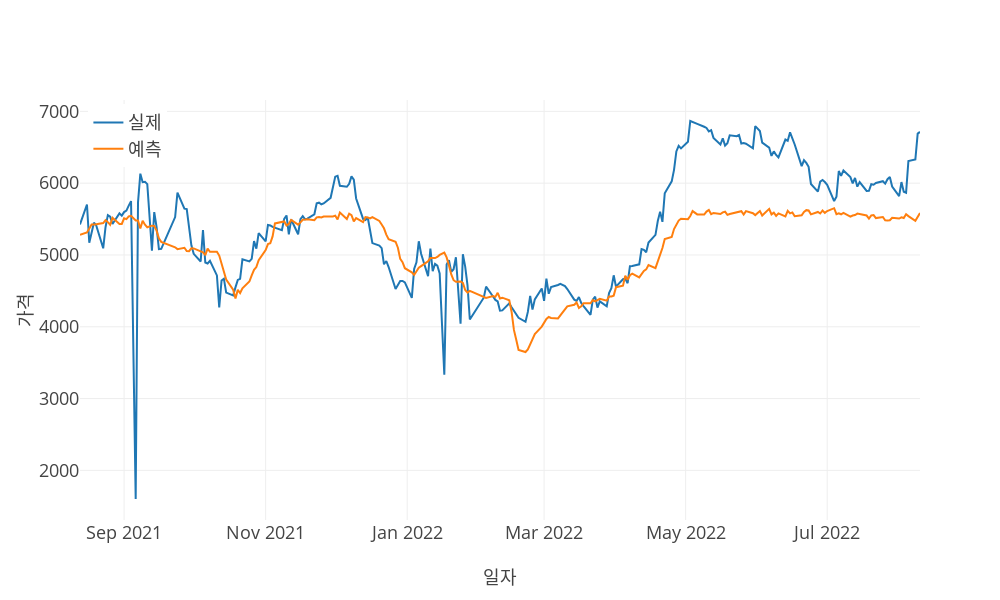

Write notebook code for a chart like this one.
### Code cell
print("\nDeepAR")
training_params = {'max_epochs': 100, 'n_trials': 30}
saving_dir = pathForSavingModels('DeepAR', **dl_searchCV_params)
deep_ar, val_dataloader = DEEPAR(
    data,
    training_cutoff,
    target,
    group,
    max_encoder_length,
    max_prediction_length,
    time_varying_known_categoricals,
    time_varying_unknown_categoricals,
    time_varying_known_reals,
    batch_size,
    saving_dir,
    training_params
)

actuals = torch.cat([y[0] for x, y in iter(val_dataloader)])
deepar_predictions = deep_ar.predict(val_dataloader)

model_eval(actuals, deepar_predictions, predictions_x_axis, stdout=True, vis=True)

### Figure 1 — Plotly figure (JSON) as saved in the notebook; plotly's stock layout.template omitted (floating-point values rounded to 4 significant figures; data arrays with more than 128 entries replaced by an {"elided": "..."} marker saying what was removed)
{"data": [{"mode": "lines", "name": "실제", "type": "scatter", "x": {"elided": "254 str values"}, "y": {"elided": "255 float values"}}, {"mode": "lines", "name": "예측", "type": "scatter", "x": {"elided": "254 str values"}, "y": {"elided": "255 float values"}}], "layout": {"height": 600, "legend": {"x": 0.01, "xanchor": "left", "y": 0.99, "yanchor": "top"}, "width": 1000, "xaxis": {"title": {"text": "일자"}}, "yaxis": {"title": {"text": "가격"}}}}
